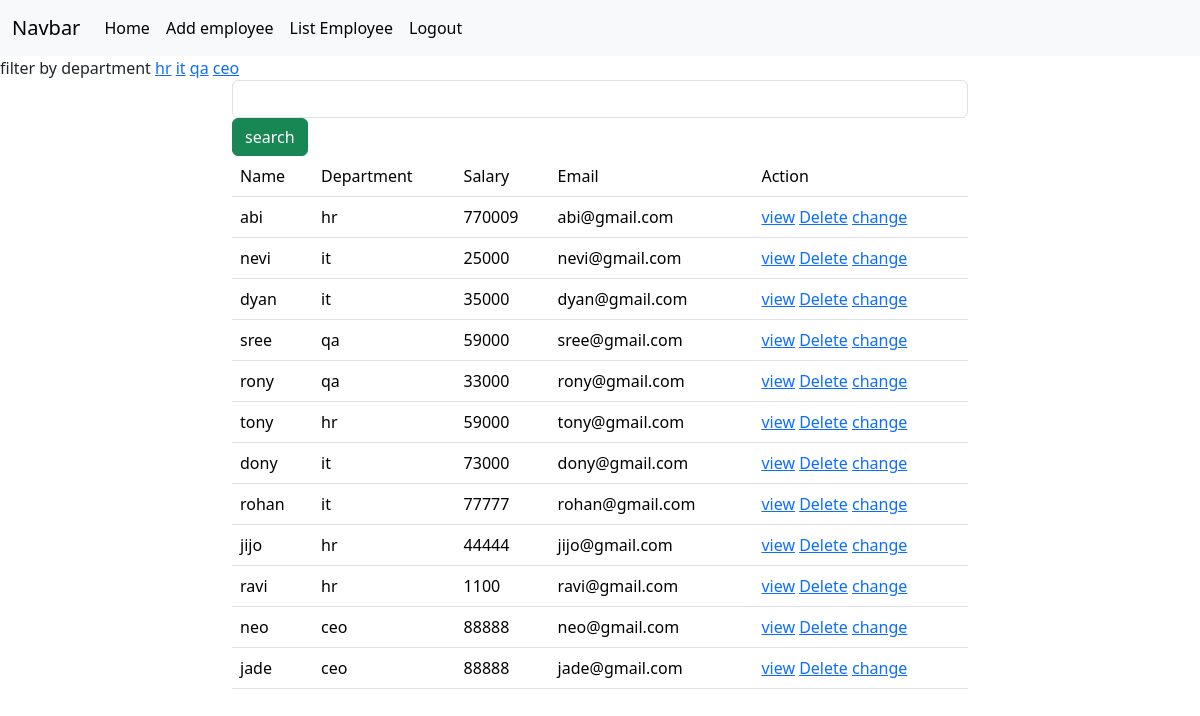
/employees/all (signed in), run on the app's committed database.
### crm/models.py (models this page shows, shortened)
class Employees(models.Model):
    name=models.CharField(max_length=200)
    department=models.CharField(max_length=200)
    salary=models.PositiveIntegerField()
    email=models.EmailField(unique=True)
    age=models.PositiveIntegerField()
    contact=models.CharField(null=True,max_length=200)
    profile_pic=models.ImageField(upload_to="images",null=True,blank=True)
    dob=models.DateField(null=True,blank=True)

### crm/views.py (the view, shortened to what this page needs)
# urls.py: path("employees/all",views.EmployeeListView.as_view(),name="emp-all"),
@method_decorator(signin_required,name="dispatch")
class EmployeeListView(View):
     def get(self,request,*args,**kwargs):
          qs=Employees.objects.all()
          departments=Employees.objects.all().values_list("department",flat=True).distinct()
          print(departments)
          if "department" in request.GET:
              dept=request.GET.get("department")
              qs=qs.filter(department__iexact=dept)
          return render(request,"emp_list.html",{"data":qs,"departments":departments})

### crm/views.py (called while the page is built)
def signin_required(fn):
    def wrapper(request,*args,**kwargs):
        if not request.user.is_authenticated:
            messages.error(request,"invalid session")
            return redirect("signin")
        else:
            return fn(request,*args,**kwargs)
    return wrapper

### crm/templates/emp_list.html (shortened to what this page needs)
{%extends 'base.html'%}
{%block body_block%}
<div>
        filter by department
         {%for dep in departments%}
                <a href="{%url 'emp-all'%}?department={{dep}}">{{dep}}</a>
         {%endfor%}
</div>
<div class="container">
  <div class="row">
    <div class="col-2"></div>
    <div class="col-8">
      <form action="" method="post">
        <input type="text" name="box" class="form-control">
        <button type="submit" class="btn btn-success">search</button>
      </form>
    </div>
    <div class="col-2"></div>
  </div>
</div>
<div class="container">
  <div class="row">
      <div class="col-2"></div>
      <div class="col-8">
              <table class="table">
                  <tr>
                  <td>Name</td>
                  <td>Department</td>
                  <td>Salary</td>
                  <td>Email</td>
                  <td>Action</td>
                  </tr>
                 {%for emp in data%}
          <tr>
              <td>{{emp.name}}</td>
              <td>{{emp.department}}</td>
              <td>{{emp.salary}}</td>
              <td>{{emp.email}}</td>
              <td>
             <a href="{%url 'emp-details' emp.id%}">view</a>
             <a href="{%url 'emp-delete' emp.id%}">Delete</a>
             <a href="{%url 'emp-edit' emp.id%}">change</a>
            </td>
            </tr>
                 {%endfor%}
              </table>
      </div>
      <div class="col-2"></div>
  </div>
</div>
{%endblock%}

### crm/templates/base.html (shortened to what this page needs)
<!DOCTYPE html>
<html lang="en">
<head>
    <link href="https://cdn.jsdelivr.net/npm/bootstrap@5.3.2/dist/css/bootstrap.min.css" rel="stylesheet">
  </head>
<body>
  <nav class="navbar navbar-expand-lg bg-body-tertiary">
    <div class="container-fluid">
      <a class="navbar-brand" href="#">Navbar</a>
      <div class="collapse navbar-collapse" id="navbarSupportedContent">
        <ul class="navbar-nav me-auto mb-2 mb-lg-0">
          <li class="nav-item">
            <a class="nav-link active" aria-current="page" href="#">Home</a>
          </li>
          <li class="nav-item">
            <a class="nav-link active" aria-current="page" href="{%url 'emp-add'%}">Add employee</a>
          </li>
          <li class="nav-item">
            <a class="nav-link active" aria-current="page" href="{%url 'emp-all'%}">List Employee</a>
          </li>
          <li class="nav-item">
            <a class="nav-link active" aria-current="page" href="{%url 'signout'%}">Logout</a>
          </li>
        </ul>
      </div>
    </div>
  </nav>
      {%block body_block%}
      {%endblock%}
</body>
</html>

### data on the page
Employees: name "abi", department "hr", salary "770009", email "abi@gmail.com"
Employees: name "nevi", department "it", salary "25000", email "nevi@gmail.com"
Employees: name "dyan", department "it", salary "35000", email "dyan@gmail.com"
Employees: name "sree", department "qa", salary "59000", email "sree@gmail.com"
Employees: name "rony", department "qa", salary "33000", email "rony@gmail.com"
Employees: name "tony", department "hr", salary "59000", email "tony@gmail.com"
Employees: name "dony", department "it", salary "73000", email "dony@gmail.com"
Employees: name "rohan", department "it", salary "77777", email "rohan@gmail.com"
Employees: name "jijo", department "hr", salary "44444", email "jijo@gmail.com"
Employees: name "ravi", department "hr", salary "1100", email "ravi@gmail.com"
Employees: name "neo", department "ceo", salary "88888", email "neo@gmail.com"
Employees: name "jade", department "ceo", salary "88888", email "jade@gmail.com"

### other printed values
{{ dep }} "hr" "it" "qa" "ceo"
